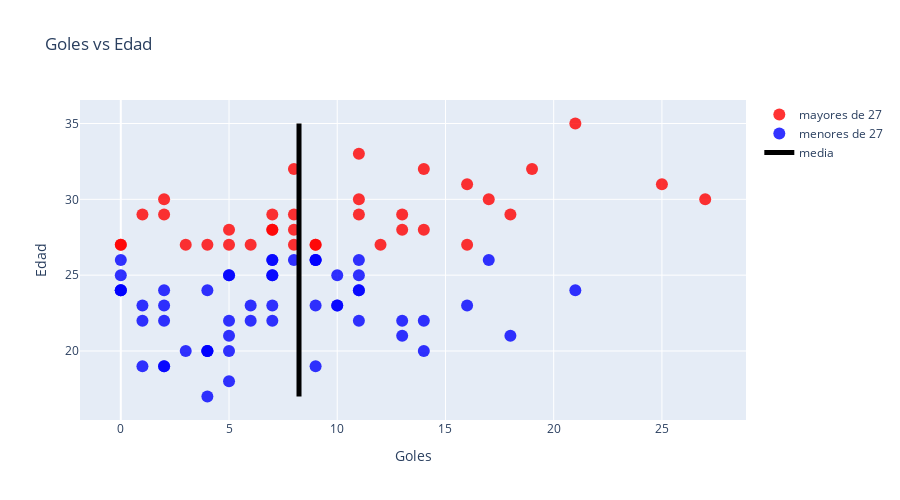

Notebook code for this chart:
### Code cell
fig = go.Figure()

fig.add_trace(go.Scatter(
    x=mas_27["goles"],
    y=mas_27["edad"],
    mode="markers",
    marker=dict(
    size=12,
    color = 'red',
    colorscale='thermal',
    opacity=.8),
    name="mayores de 27",
    text=mas_27["nombre"],
    textposition="top center"
))
fig.add_trace((go.Scatter(
    x=menos_27["goles"],
    y=menos_27["edad"],
    mode="markers",
    marker=dict(
    size=12,
    color = 'blue',
    colorscale='thermal',
    opacity=.8),
    name="menores de 27",
    text=menos_27["nombre"],
    textposition="top center")
))
fig.add_trace((go.Scatter(
    x=promedio_goles,
    y=df["edad"],
    mode="lines",
    line=dict(
    color = 'black',
    dash = "solid",
    width = 5
    ),
    name="media",
    text=["media"],
    textposition="top center")
))
fig.update_traces(textposition='top right')

fig.update_layout(
    height=500,
    title_text='Goles vs Edad',
    xaxis_title="Goles",
    yaxis_title="Edad"
)
fig.show()

### Figure 1 — Plotly figure (JSON) as saved in the notebook; plotly's stock layout.template omitted (floating-point values rounded to 4 significant figures)
{"data": [{"marker": {"color": "red", "colorscale": [[0, "rgb(3, 35, 51)"], [0.09091, "rgb(13, 48, 100)"], [0.1818, "rgb(53, 50, 155)"], [0.2727, "rgb(93, 62, 153)"], [0.3636, "rgb(126, 77, 143)"], [0.4545, "rgb(158, 89, 135)"], [0.5455, "rgb(193, 100, 121)"], [0.6364, "rgb(225, 113, 97)"], [0.7273, "rgb(246, 139, 69)"], [0.8182, "rgb(251, 173, 60)"], [0.9091, "rgb(246, 211, 70)"], [1, "rgb(231, 250, 90)"]], "opacity": 0.8, "size": 12}, "mode": "markers", "name": "mayores de 27", "text": ["neymar", "sadio-mane", "mohamed-salah", "lionel-messi", "antoine-griezmann", "eden-hazard", "roberto-firmino", "pierre-emerick-aubameyang", "robert-lewandowski", "riyad-mahrez", "wilfried-zaha", "hakim-ziyech", "florian-thauvin", "thorgan-hazard", "lucas-moura", "angel-di-maria", "gareth-bale", "marco-reus", "karim-benzema", "andrej-kramaric", "kevin-volland", "pablo-sarabia", "luis-suarez", "heung-min-son", "mauro-icardi", "cristiano-ronaldo", "sergio-aguero", "lorenzo-insigne", "alexandre-lacazette", "wissam-ben-yedder", "rodrigo", "ciro-immobile", "alvaro-morata", "duvan-zapata", "raul-jimenez"], "textposition": "top right", "type": "scatter", "x": [13, 14, 16, 19, 8, 1, 8, 17, 25, 7, 3, 6, 0, 5, 0, 8, 2, 11, 14, 7, 9, 4, 11, 9, 12, 21, 16, 5, 7, 18, 2, 27, 8, 11, 13], "y": [28, 28, 27, 32, 29, 29, 28, 30, 31, 29, 27, 27, 27, 27, 27, 32, 30, 30, 32, 28, 27, 27, 33, 27, 27, 35, 31, 28, 28, 29, 29, 30, 27, 29, 29]}, {"marker": {"color": "blue", "colorscale": [[0, "rgb(3, 35, 51)"], [0.09091, "rgb(13, 48, 100)"], [0.1818, "rgb(53, 50, 155)"], [0.2727, "rgb(93, 62, 153)"], [0.3636, "rgb(126, 77, 143)"], [0.4545, "rgb(158, 89, 135)"], [0.5455, "rgb(193, 100, 121)"], [0.6364, "rgb(225, 113, 97)"], [0.7273, "rgb(246, 139, 69)"], [0.8182, "rgb(251, 173, 60)"], [0.9091, "rgb(246, 211, 70)"], [1, "rgb(231, 250, 90)"]], "opacity": 0.8, "size": 12}, "mode": "markers", "name": "menores de 27", "text": ["kylian-mbappe", "raheem-sterling", "harry-kane", "jadon-sancho", "joao-felix", "bernardo-silva", "leroy-sane", "erling-haaland", "paulo-dybala", "serge-gnabry", "romelu-lukaku", "lautaro-martinez", "marcus-rashford", "timo-werner", "federico-chiesa", "anthony-martial", "memphis-depay", "tammy-abraham", "inaki-williams", "kingsley-coman", "moussa-dembele", "david-neres", "ansu-fati", "sebastien-haller", "maxi-gomez", "marco-asensio", "angel-correa", "luka-jovic", "arkadiusz-milik", "lucas-ocampos", "andrea-belotti", "marcel-sabitzer", "dejan-kulusevski", "callum-hudson-odoi", "malcom", "joaquin-correa", "leon-bailey", "mason-greenwood", "paco-alcacer", "victor-osimhen", "samu-chukwueze", "moussa-diaby", "gabriel-jesus", "ousmane-dembele", "christian-pulisic", "richarlison", "nicolas-pepe", "rodrygo", "ferran-torres", "vinicius-junior", "everton", "hirving-lozano", "milot-rashica", "steven-bergwijn", "federico-bernardeschi"], "textposition": "top right", "type": "scatter", "x": [18, 11, 11, 14, 4, 5, 0, 9, 7, 11, 17, 11, 14, 21, 6, 11, 9, 13, 0, 2, 16, 6, 4, 7, 9, 0, 5, 2, 9, 10, 9, 8, 5, 1, 1, 7, 5, 5, 7, 13, 3, 4, 10, 1, 5, 10, 4, 2, 4, 2, 0, 2, 7, 7, 0], "y": [21, 25, 26, 20, 20, 25, 24, 19, 26, 24, 26, 22, 22, 24, 22, 24, 26, 22, 25, 23, 23, 23, 17, 25, 23, 24, 25, 22, 26, 25, 26, 26, 20, 19, 23, 25, 22, 18, 26, 21, 20, 20, 23, 22, 21, 23, 24, 19, 20, 19, 24, 24, 23, 22, 26]}, {"line": {"color": "black", "dash": "solid", "width": 5}, "mode": "lines", "name": "media", "text": ["media"], "textposition": "top right", "type": "scatter", "x": [8.233, 8.233, 8.233, 8.233, 8.233, 8.233, 8.233, 8.233, 8.233, 8.233, 8.233, 8.233, 8.233, 8.233, 8.233, 8.233, 8.233, 8.233, 8.233, 8.233, 8.233, 8.233, 8.233, 8.233, 8.233, 8.233, 8.233, 8.233, 8.233, 8.233, 8.233, 8.233, 8.233, 8.233, 8.233, 8.233, 8.233, 8.233, 8.233, 8.233, 8.233, 8.233, 8.233, 8.233, 8.233, 8.233, 8.233, 8.233, 8.233, 8.233, 8.233, 8.233, 8.233, 8.233, 8.233, 8.233, 8.233, 8.233, 8.233, 8.233, 8.233, 8.233, 8.233, 8.233, 8.233, 8.233, 8.233, 8.233, 8.233, 8.233, 8.233, 8.233, 8.233, 8.233, 8.233, 8.233, 8.233, 8.233, 8.233, 8.233, 8.233, 8.233, 8.233, 8.233, 8.233, 8.233, 8.233, 8.233, 8.233, 8.233], "y": [21, 25, 28, 28, 27, 26, 20, 32, 29, 20, 25, 24, 29, 19, 26, 24, 28, 26, 22, 22, 24, 30, 31, 22, 24, 29, 26, 27, 22, 25, 23, 23, 27, 23, 17, 25, 23, 24, 25, 22, 26, 25, 27, 26, 26, 27, 27, 32, 30, 30, 32, 20, 19, 23, 25, 28, 22, 18, 26, 27, 27, 33, 21, 20, 20, 27, 27, 35, 23, 22, 21, 23, 24, 31, 28, 28, 19, 20, 19, 29, 29, 30, 27, 24, 24, 23, 22, 29, 29, 26]}], "layout": {"height": 500, "title": {"text": "Goles vs Edad"}, "xaxis": {"title": {"text": "Goles"}}, "yaxis": {"title": {"text": "Edad"}}}}
